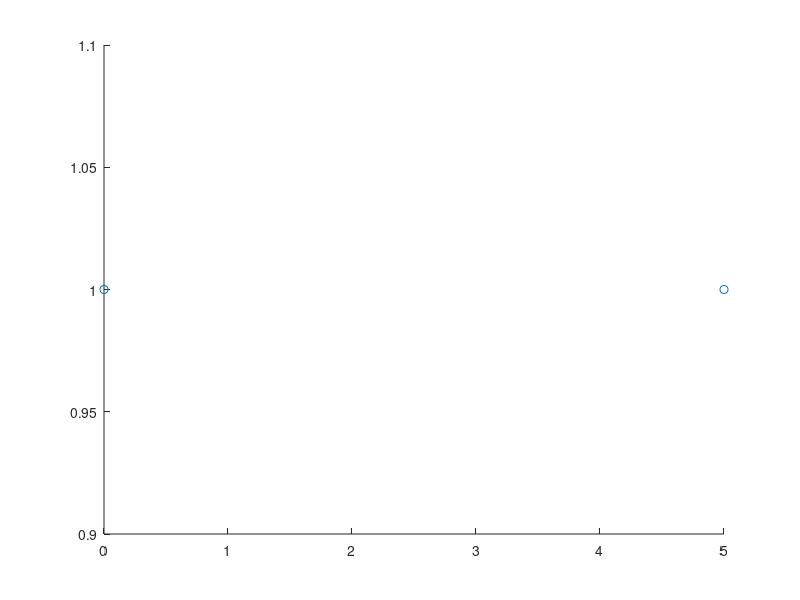

The MATLAB script that drew this image:
type = input('forward-euler or centered-difference? f/c\n', 's');
h = input('step size\n');
interval = input('interval\n');
y = 1;

iters = interval/h;
xvals = [0];
yvals = [y];


for i = 1:iters
    if type == 'f'
        y = y*h*sin(i*h)+y;
    elseif type == 'c'
        if i == 1
	    y = 1;
	else
	    y = 2 * h * y * sin(i * h) + yvals(i-1, 1);
	end
    end
    xvals = [xvals; i*h];
    yvals = [yvals; y];
end

scatter(xvals, yvals);


